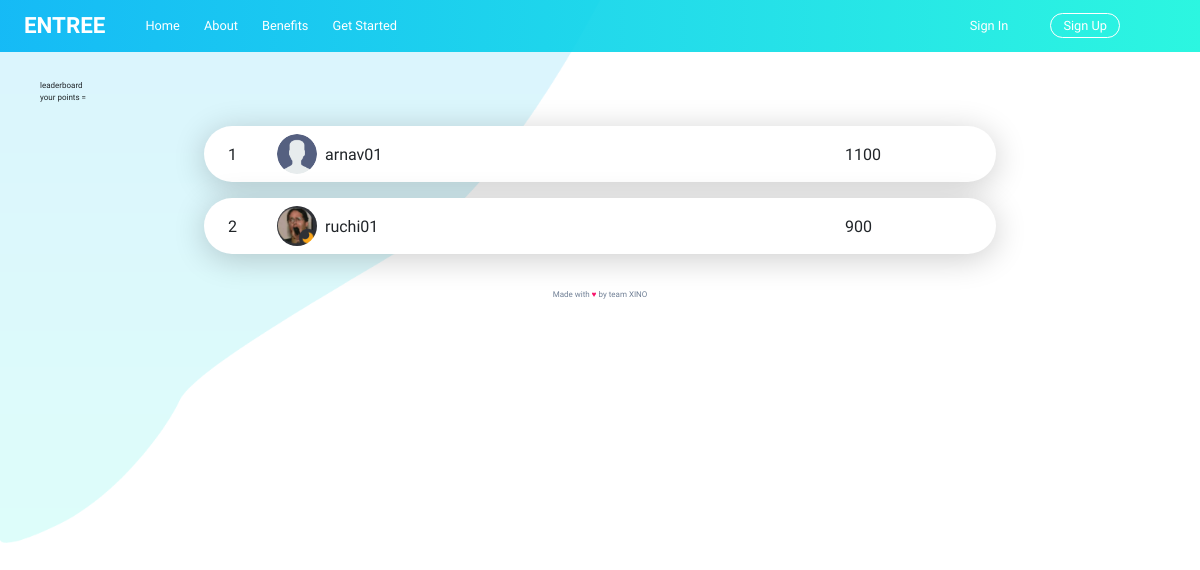
The page /leaderboard on the database as committed earlier.
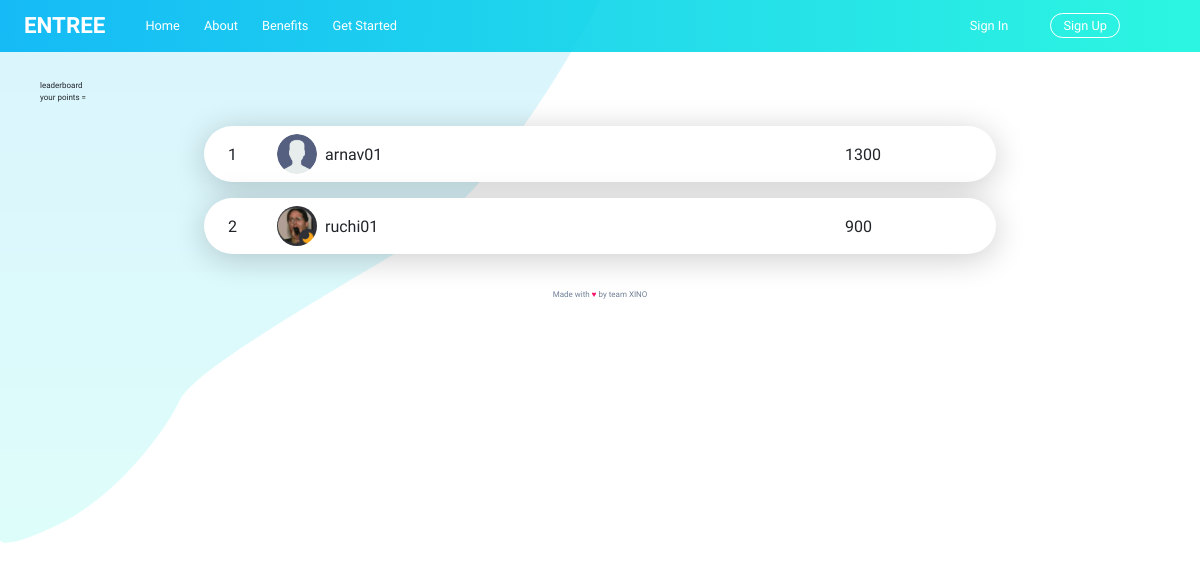
The same page on the database as committed later.
### Tool/models.py (models this page shows, shortened)
class User(db.Model,UserMixin):
    __tablename__ = 'users'
    id = db.Column(db.Integer,primary_key = True)
    name = db.Column(db.String(64))
    username = db.Column(db.String , unique = True)
    profile_image = db.Column(db.String(64), nullable = False , default = 'developer.png')
    membership = db.Column(db.String(64), nullable = False , default = 'basic')
    email = db.Column(db.String(64),unique = True,index = True)
    password_hash = db.Column(db.String(128))
    points = db.Column(db.Integer , default = 0)

### app.py (the view)
@app.route('/leaderboard')
def leaderboard():
    all_users = User.query.order_by(User.points.desc()).all()
    n = len(all_users)
    rank = []
    for users in all_users:
        rank.append(n)
        n -= 1
    return render_template('leaderboard.htm',all_users=all_users,rank=rank)

### Tool/templates/leaderboard.htm
{% extends "base.htm" %}
{% block content %}
<img src="static/img/curve.png" alt="leaderboard break" class="lboard-break">
<div class="lboard-wrapper">
    <h1class="heading-2 mgb-small">leaderboard</h1>
       <h1>your points = {{current_user.points}}</h1>
    <div class="lboard">
      {%for user in all_users%}
        <div class="lboard__item">
            <p class="lboard__no">{{rank.pop()}}</p>
            <img src="{{url_for('static', filename=user.profile_image)}}" alt="pfp 1" class="lboard__img">
            <p class="lboard__info"> {%if user == current_user%}
            <td>{{user.username}}(You)</td>
            {%else%}
            <td>{{user.username}}</td>
            {%endif%}</p>
            <p class="lboard__points">{{user.points}}</p>
        </div>
        {%endfor%}
    </div>
</div>
{%endblock%}

### Tool/templates/base.htm (shortened to what this page needs)
<!DOCTYPE html>
<html>
    <head>
        <link rel="stylesheet" href="https://stackpath.bootstrapcdn.com/bootstrap/4.5.2/css/bootstrap.min.css"
>
            <link rel="stylesheet" href="https://cdnjs.cloudflare.com/ajax/libs/meyer-reset/2.0/reset.min.css">
            <link rel='stylesheet' href='https://cdnjs.cloudflare.com/ajax/libs/tailwindcss/1.7.6/tailwind.min.css'>
        <link rel="stylesheet" href="static/css/styles.css">
    </head>
    <body>
        <nav class="navbar sticky">
            <div class="navbar__pages">
                <a href="index.htm" class="navbar__logo">
                    <p class="navbar__logo--text">Entree</p>
                </a>
                <a href="{{url_for('index')}}" class="navbar__link">Home</a>
                <a href="{{url_for('index', _anchor='about')}}" class="navbar__link">About</a>
                <a href="{{url_for('index', _anchor='benefits')}}" class="navbar__link">Benefits</a>
                <a href="{{url_for('donate')}}" class="navbar__link">Get Started</a>
            </div>
            <div class="navbar__account">
                <div class="navbar__account--links">
                    <a href="{{url_for('login')}}" class="navbar__link">Sign In</a>
                    <a href="{{url_for('register')}}" class="navbar__link navbar__create-link">Sign Up</a>
                </div>
            </div>
    </nav>
    {%block content%} {%endblock%}
    <div>
        <h6 class="relative mx-auto bottom-0 inset-x-0  text-center p-4 text-gray-600"> Made with <span
                style="color:rgb(249, 16, 105);">♥</span>
            by
            team XINO
        </h6>
    </div>
</body>
</html>

### Tool/static/css/styles.css (style rules this page uses)
html { font-size: 62.5%; scroll-behavior: smooth; box-sizing: border-box; }
@media only screen and (max-width: 75em) { html { font-size: 50%; } }
*, *::before, *::after { margin: 0; padding: 0; box-sizing: inherit; }
body { font-family: "Montserrat", sans-serif; font-weight: 400; line-height: 1.6; overflow-x: hidden; }
.lboard-break { position: absolute; top: 0; left: 0; width: 50%; z-index: -1; }
.lboard-wrapper { margin-top: 10rem; padding: 0rem 5rem; }
.navbar { position: absolute; top: 0; left: 0; width: 100vw; display: flex; padding: 1rem 3rem; background-image: linear-gradient(to right, rgba(0, 180, 245, 0.9), rgba(21, 245, 221, 0.9)); justify-content: space-between; align-items: center; z-index: 1001; }
.navbar__logo { display: flex; align-items: center; text-decoration: none; margin-right: 5rem; visibility: visible; }
.navbar__logo--text { font-size: 2.8rem; color: #ffffff; font-weight: 700; text-transform: uppercase; }
.navbar__link:link, .navbar__link:visited { text-decoration: none; font-size: 1.6rem; color: #ffffff; transition: all .2s ease-in-out; position: relative; }
.navbar__link:link:not(:last-child), .navbar__link:visited:not(:last-child) { margin-right: 3rem; }
.navbar__link::after { content: ""; position: absolute; background-color: #ffffff; bottom: -5px; left: 0; width: 100%; height: 1.5px; transform: scaleX(0); transition: all .2s ease-in-out; }
.navbar__pages { display: flex; align-items: center; justify-content: space-around; }
.navbar__account { display: flex; align-items: center; }
.navbar__create-link:link, .navbar__create-link:visited { padding: .5rem 1.5rem; margin: 0 2rem; border: 1px #ffffff solid; border-radius: 100px; }
.navbar__create-link:link::after, .navbar__create-link:visited::after { display: none; }
.lboard { padding: 3rem; width: 75%; margin: auto; }
.lboard__item { display: flex; align-items: center; background-color: #ffffff; box-shadow: 0 5px 4rem rgba(0, 0, 0, 0.2); border-radius: 100px; padding: 1rem 3rem; }
.lboard__item:not(:last-child) { margin-bottom: 2rem; }
.lboard__no { margin-right: 5rem; }
.lboard__img { width: 5rem; height: 5rem; border-radius: 50%; margin-right: 1em; }
.lboard__info, .lboard__no, .lboard__points { font-size: 2rem; }
.lboard__info { width: calc(100% - 28rem); }

Rows that differ between the two databases and show on the page:
changed User "arnav01": points "1100" → "1300"
